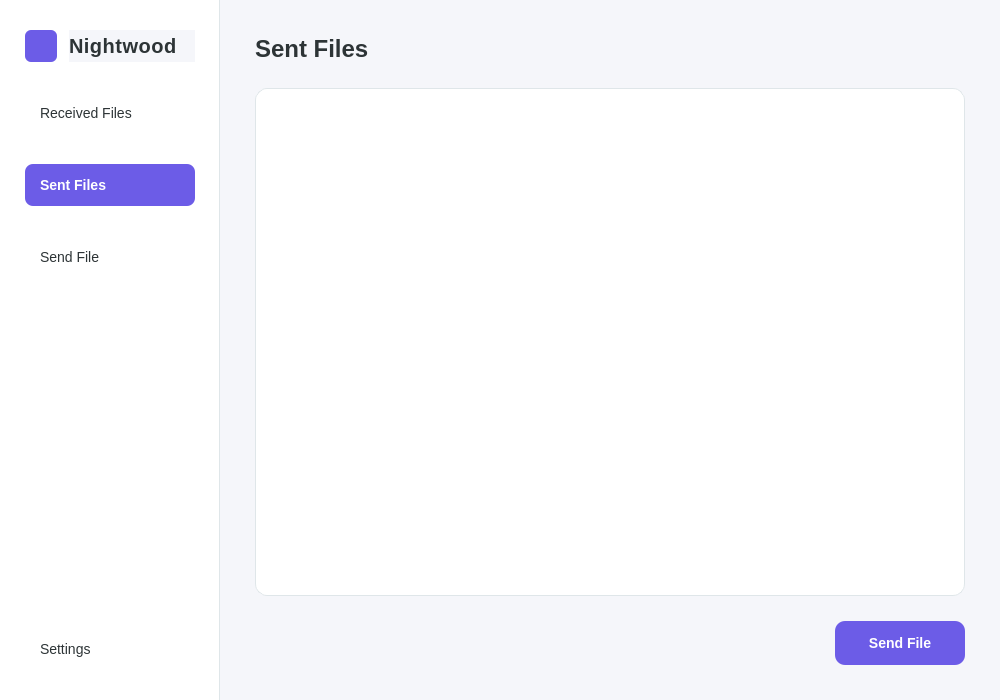
<?xml version="1.0" encoding="UTF-8"?>
<ui version="4.0">
 <class>Sent</class>
 <widget class="QWidget" name="Sent">
  <property name="geometry">
   <rect>
    <x>0</x>
    <y>0</y>
    <width>1000</width>
    <height>700</height>
   </rect>
  </property>
  <property name="minimumSize">
   <size>
    <width>1000</width>
    <height>700</height>
   </size>
  </property>
  <property name="windowTitle">
   <string>Nightwood - Sent Files</string>
  </property>
  <property name="styleSheet">
   <string notr="true">background-color: #f5f6fa;</string>
  </property>
  <layout class="QHBoxLayout" name="mainLayout">
   <property name="spacing">
    <number>0</number>
   </property>
   <property name="leftMargin">
    <number>0</number>
   </property>
   <property name="topMargin">
    <number>0</number>
   </property>
   <property name="rightMargin">
    <number>0</number>
   </property>
   <property name="bottomMargin">
    <number>0</number>
   </property>
   <item>
    <widget class="QWidget" name="navBar" native="true">
     <property name="minimumSize">
      <size>
       <width>220</width>
       <height>0</height>
      </size>
     </property>
     <property name="maximumSize">
      <size>
       <width>220</width>
       <height>16777215</height>
      </size>
     </property>
     <property name="styleSheet">
      <string notr="true">QWidget#navBar {
  background-color: white;
  border-right: 1px solid #dfe6e9;
}</string>
     </property>
     <layout class="QVBoxLayout" name="navBarLayout">
      <property name="spacing">
       <number>30</number>
      </property>
      <property name="leftMargin">
       <number>25</number>
      </property>
      <property name="topMargin">
       <number>30</number>
      </property>
      <property name="rightMargin">
       <number>25</number>
      </property>
      <property name="bottomMargin">
       <number>30</number>
      </property>
      <item>
       <layout class="QHBoxLayout" name="logoLayout">
        <property name="spacing">
         <number>12</number>
        </property>
        <item>
         <widget class="QLabel" name="logoLabel">
          <property name="minimumSize">
           <size>
            <width>32</width>
            <height>32</height>
           </size>
          </property>
          <property name="maximumSize">
           <size>
            <width>32</width>
            <height>32</height>
           </size>
          </property>
          <property name="styleSheet">
           <string notr="true">background-color: #6c5ce7;
border-radius: 6px;</string>
          </property>
          <property name="text">
           <string/>
          </property>
         </widget>
        </item>
        <item>
         <widget class="QLabel" name="logoTextLabel">
          <property name="styleSheet">
           <string notr="true">font-size: 20px; font-weight: bold; color: #2d3436; letter-spacing: 0.5px;</string>
          </property>
          <property name="text">
           <string>Nightwood</string>
          </property>
         </widget>
        </item>
       </layout>
      </item>
      <item>
       <widget class="QPushButton" name="receivedButton">
        <property name="minimumSize">
         <size>
          <width>0</width>
          <height>42</height>
         </size>
        </property>
        <property name="styleSheet">
         <string notr="true">QPushButton {
  font-size: 14px;
  color: #2d3436;
  background-color: transparent;
  border-radius: 8px;
  text-align: left;
  padding-left: 15px;
}
QPushButton:hover {
  background-color: #f1f2f6;
}
QPushButton:pressed {
  background-color: #dfe6e9;
}</string>
        </property>
        <property name="text">
         <string>Received Files</string>
        </property>
       </widget>
      </item>
      <item>
       <widget class="QPushButton" name="receivedButton">
        <property name="minimumSize">
         <size>
          <width>0</width>
          <height>42</height>
         </size>
        </property>
        <property name="styleSheet">
         <string notr="true">QPushButton {
  font-size: 14px;
  font-weight: 500;
  color: white;
  background-color: #6c5ce7;
  border-radius: 8px;
  text-align: left;
  padding-left: 15px;
}
QPushButton:hover {
  background-color: #5049c9;
}
QPushButton:pressed {
  background-color: #4040b0;
}</string>
        </property>
        <property name="text">
         <string>Sent Files</string>
        </property>
       </widget>
      </item>
      <item>
       <widget class="QPushButton" name="sendFileButton">
        <property name="minimumSize">
         <size>
          <width>0</width>
          <height>42</height>
         </size>
        </property>
        <property name="styleSheet">
         <string notr="true">QPushButton {
  font-size: 14px;
  color: #2d3436;
  background-color: transparent;
  border-radius: 8px;
  text-align: left;
  padding-left: 15px;
}
QPushButton:hover {
  background-color: #f1f2f6;
}
QPushButton:pressed {
  background-color: #dfe6e9;
}</string>
        </property>
        <property name="text">
         <string>Send File</string>
        </property>
       </widget>
      </item>
      <item>
       <spacer name="verticalSpacer">
        <property name="orientation">
         <enum>Qt::Vertical</enum>
        </property>
        <property name="sizeHint" stdset="0">
         <size>
          <width>20</width>
          <height>40</height>
         </size>
        </property>
       </spacer>
      </item>
      <item>
       <widget class="QPushButton" name="settingsButton">
        <property name="minimumSize">
         <size>
          <width>0</width>
          <height>42</height>
         </size>
        </property>
        <property name="styleSheet">
         <string notr="true">QPushButton {
  font-size: 14px;
  color: #2d3436;
  background-color: transparent;
  border-radius: 8px;
  text-align: left;
  padding-left: 15px;
}
QPushButton:hover {
  background-color: #f1f2f6;
}
QPushButton:pressed {
  background-color: #dfe6e9;
}</string>
        </property>
        <property name="text">
         <string>Settings</string>
        </property>
       </widget>
      </item>
     </layout>
    </widget>
   </item>
   <item>
    <layout class="QVBoxLayout" name="contentLayout">
     <property name="spacing">
      <number>25</number>
     </property>
     <property name="leftMargin">
      <number>35</number>
     </property>
     <property name="topMargin">
      <number>35</number>
     </property>
     <property name="rightMargin">
      <number>35</number>
     </property>
     <property name="bottomMargin">
      <number>35</number>
     </property>
     <item>
      <widget class="QLabel" name="pageTitle">
       <property name="styleSheet">
        <string notr="true">font-size: 24px; font-weight: bold; color: #2d3436;</string>
       </property>
       <property name="text">
        <string>Sent Files</string>
       </property>
      </widget>
     </item>
     <item>
      <widget class="QListWidget" name="fileList">
       <property name="styleSheet">
        <string notr="true">QListWidget {
  background-color: white;
  border: 1px solid #dfe6e9;
  border-radius: 12px;
  padding: 5px;
}
QListWidget::item {
  background-color: white;
  border-bottom: 1px solid #f1f2f6;
}
QListWidget::item:last-child {
  border-bottom: none;
}
QListWidget::item:hover {
  background-color: #f8f9fa;
}
QScrollBar:vertical {
  border: none;
  background: #f5f6fa;
  width: 8px;
  margin: 0;
}
QScrollBar::handle:vertical {
  background: #dfe6e9;
  border-radius: 4px;
  min-height: 30px;
}
QScrollBar::handle:vertical:hover {
  background: #b2bec3;
}
QScrollBar::add-line:vertical,
QScrollBar::sub-line:vertical {
  height: 0px;
}
QScrollBar::add-page:vertical,
QScrollBar::sub-page:vertical {
  background: none;
}</string>
       </property>
       <property name="verticalScrollMode">
        <enum>QAbstractItemView::ScrollPerPixel</enum>
       </property>
       <property name="horizontalScrollMode">
        <enum>QAbstractItemView::ScrollPerPixel</enum>
       </property>
      </widget>
     </item>
     <item>
      <layout class="QHBoxLayout" name="bottomLayout">
       <item>
        <spacer name="horizontalSpacer">
         <property name="orientation">
          <enum>Qt::Horizontal</enum>
         </property>
         <property name="sizeHint" stdset="0">
          <size>
           <width>40</width>
           <height>20</height>
          </size>
         </property>
        </spacer>
       </item>
       <item>
        <widget class="QPushButton" name="sendButton">
         <property name="minimumSize">
          <size>
           <width>130</width>
           <height>44</height>
          </size>
         </property>
         <property name="styleSheet">
          <string notr="true">QPushButton {
  font-size: 14px;
  font-weight: bold;
  color: white;
  background-color: #6c5ce7;
  border-radius: 10px;
  padding: 0 20px;
}
QPushButton:hover {
  background-color: #5049c9;
}
QPushButton:pressed {
  background-color: #4040b0;
}</string>
         </property>
         <property name="text">
          <string>Send File</string>
         </property>
        </widget>
       </item>
      </layout>
     </item>
    </layout>
   </item>
  </layout>
 </widget>
</ui>
